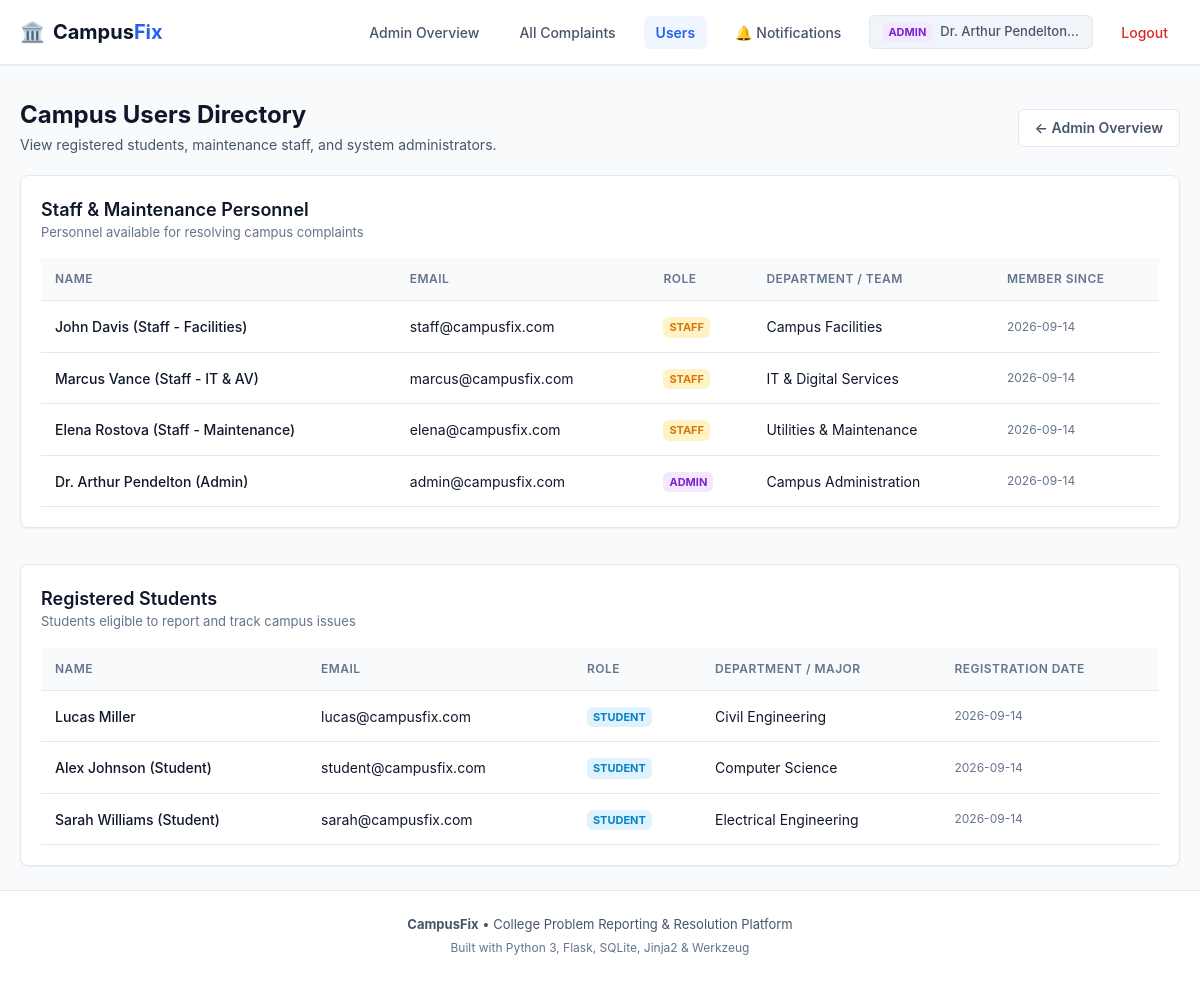
The page /admin/users (signed in) on the database its author committed.
### tables this page shows
CREATE TABLE users (
        id INTEGER PRIMARY KEY AUTOINCREMENT,
        name TEXT NOT NULL,
        email TEXT UNIQUE NOT NULL,
        password TEXT NOT NULL,
        role TEXT NOT NULL CHECK(role IN ('student', 'staff', 'admin')),
        department TEXT,
        created_at TIMESTAMP DEFAULT CURRENT_TIMESTAMP
    );

### app.py (the view)
@app.route("/admin/users")
@login_required
@admin_required
def admin_users():
    users = database.get_all_users()
    return render_template("admin_users.html", users=users)

### app.py (called while the page is built)
def login_required(f):
    @wraps(f)
    def decorated_function(*args, **kwargs):
        if "user_id" not in session:
            flash("Please log in to access this page.", "warning")
            return redirect(url_for("login"))
        return f(*args, **kwargs)
    return decorated_function

def role_required(allowed_roles):
    def decorator(f):
        @wraps(f)
        def decorated_function(*args, **kwargs):
            if "user_id" not in session:
                flash("Please log in to access this page.", "warning")
                return redirect(url_for("login"))
            user_role = session.get("user_role")
            if user_role not in allowed_roles:
                abort(403)
            return f(*args, **kwargs)
        return decorated_function
    return decorator

@app.context_processor
def inject_global_data():
    unread_count = 0
    if "user_id" in session:
        unread_count = database.get_unread_notification_count(session["user_id"])
    return {
        "current_user_name": session.get("user_name"),
        "current_user_email": session.get("user_email"),
        "current_user_role": session.get("user_role"),
        "unread_notifications_count": unread_count,
        "categories_dict": CATEGORIES,
        "priority_levels": PRIORITY_LEVELS
    }

### database.py (called while the page is built)
def get_db_connection():
    conn = sqlite3.connect(DB_NAME)
    conn.row_factory = sqlite3.Row
    conn.execute("PRAGMA foreign_keys = ON")
    return conn

def get_all_users():
    conn = get_db_connection()
    cursor = conn.cursor()
    cursor.execute("SELECT id, name, email, role, department, created_at FROM users ORDER BY created_at DESC")
    users = cursor.fetchall()
    conn.close()
    return users

def get_unread_notification_count(user_id):
    conn = get_db_connection()
    cursor = conn.cursor()
    cursor.execute("SELECT COUNT(*) FROM notifications WHERE user_id = ? AND is_read = 0", (user_id,))
    count = cursor.fetchone()[0]
    conn.close()
    return count

### templates/admin_users.html (shortened to what this page needs)
{% extends "base.html" %}
{% block content %}
<div class="page-wrapper" id="admin-users-page">
  <div class="page-header-flex">
    <div>
      <h1 class="page-title">Campus Users Directory</h1>
      <p class="page-subtitle">View registered students, maintenance staff, and system administrators.</p>
    </div>
    <a href="{{ url_for('admin_dashboard') }}" class="btn btn-outline">
      &larr; Admin Overview
    </a>
  </div>
  <div class="content-card mb-4">
    <div class="card-header-flex">
      <div>
        <h2 class="card-title">Staff & Maintenance Personnel</h2>
        <p class="card-subtitle">Personnel available for resolving campus complaints</p>
      </div>
    </div>
    <div class="table-responsive">
      <table class="data-table">
        <thead>
          <tr>
            <th>Name</th>
            <th>Email</th>
            <th>Role</th>
            <th>Department / Team</th>
            <th>Member Since</th>
          </tr>
        </thead>
        <tbody>
          {% for u in users if u.role in ['staff', 'admin'] %}
            <tr>
              <td class="font-medium">{{ u.name }}</td>
              <td>{{ u.email }}</td>
              <td>
                <span class="role-tag role-{{ u.role }}">{{ u.role|capitalize }}</span>
              </td>
              <td>{{ u.department or 'General' }}</td>
              <td class="table-date">{{ u.created_at[:10] }}</td>
            </tr>
          {% endfor %}
        </tbody>
      </table>
    </div>
  </div>
  <div class="content-card">
    <div class="card-header-flex">
      <div>
        <h2 class="card-title">Registered Students</h2>
        <p class="card-subtitle">Students eligible to report and track campus issues</p>
      </div>
    </div>
    <div class="table-responsive">
      <table class="data-table">
        <thead>
          <tr>
            <th>Name</th>
            <th>Email</th>
            <th>Role</th>
            <th>Department / Major</th>
            <th>Registration Date</th>
          </tr>
        </thead>
        <tbody>
          {% for u in users if u.role == 'student' %}
            <tr>
              <td class="font-medium">{{ u.name }}</td>
              <td>{{ u.email }}</td>
              <td>
                <span class="role-tag role-student">Student</span>
              </td>
              <td>{{ u.department or 'Undergraduate' }}</td>
              <td class="table-date">{{ u.created_at[:10] }}</td>
            </tr>
          {% endfor %}
        </tbody>
      </table>
    </div>
  </div>
</div>
{% endblock %}

### templates/base.html (shortened to what this page needs)
<!DOCTYPE html>
<html lang="en">
<head>
  <link rel="stylesheet" href="{{ url_for('static', filename='style.css') }}">
</head>
<body>
  <header class="navbar" id="main-navbar">
    <div class="nav-container">
      <a href="{{ url_for('index') }}" class="brand-logo" id="nav-brand">
        <span class="brand-icon">🏛️</span>
        <span class="brand-name">Campus<span class="brand-accent">Fix</span></span>
      </a>
      <nav class="nav-links" id="nav-links-menu">
        {% if session.get('user_id') %}
          {% if session.get('user_role') == 'student' %}
            <a href="{{ url_for('dashboard') }}" class="nav-item {% if request.endpoint == 'dashboard' %}active{% endif %}" id="nav-student-dashboard">Dashboard</a>
            <a href="{{ url_for('complaints') }}" class="nav-item {% if request.endpoint == 'complaints' %}active{% endif %}" id="nav-my-complaints">My Complaints</a>
            <a href="{{ url_for('report') }}" class="nav-item nav-btn-action {% if request.endpoint == 'report' %}active{% endif %}" id="nav-report-problem">+ Report Problem</a>
          {% elif session.get('user_role') == 'staff' %}
            <a href="{{ url_for('staff_dashboard') }}" class="nav-item {% if request.endpoint == 'staff_dashboard' %}active{% endif %}" id="nav-staff-dashboard">Staff Dashboard</a>
          {% elif session.get('user_role') == 'admin' %}
            <a href="{{ url_for('admin_dashboard') }}" class="nav-item {% if request.endpoint == 'admin_dashboard' %}active{% endif %}" id="nav-admin-dashboard">Admin Overview</a>
            <a href="{{ url_for('admin_complaints') }}" class="nav-item {% if request.endpoint == 'admin_complaints' %}active{% endif %}" id="nav-admin-complaints">All Complaints</a>
            <a href="{{ url_for('admin_users') }}" class="nav-item {% if request.endpoint == 'admin_users' %}active{% endif %}" id="nav-admin-users">Users</a>
          {% endif %}
          <a href="{{ url_for('notifications') }}" class="nav-item nav-notification-link {% if request.endpoint == 'notifications' %}active{% endif %}" id="nav-notifications">
            🔔 Notifications
          </a>
          <a href="{{ url_for('profile') }}" class="nav-item user-pill {% if request.endpoint == 'profile' %}active{% endif %}" id="nav-profile">
            <span class="role-tag role-{{ session.get('user_role') }}">{{ session.get('user_role')|capitalize }}</span>
            <span class="user-pill-name">{{ session.get('user_name') }}</span>
          </a>
          <a href="{{ url_for('logout') }}" class="nav-item nav-logout" id="nav-logout">Logout</a>
        {% endif %}
      </nav>
    </div>
  </header>
  <main class="main-wrapper" id="main-content">
    {% block content %}{% endblock %}
  </main>
  <footer class="footer" id="main-footer">
    <div class="footer-content">
      <p><strong>CampusFix</strong> &bull; College Problem Reporting & Resolution Platform</p>
      <p class="footer-tech">Built with Python 3, Flask, SQLite, Jinja2 & Werkzeug</p>
    </div>
  </footer>
</body>
</html>

### rows shown on the page
users: get "ADMIN", name "Dr. Arthur Pendelton (Admin)", email "admin@campusfix.com", role "ADMIN", department "Campus Administration", created_at "2026-09-14"
users: name "John Davis (Staff - Facilities)", email "staff@campusfix.com", role "STAFF", department "Campus Facilities", created_at "2026-09-14"
users: name "Marcus Vance (Staff - IT & AV)", email "marcus@campusfix.com", role "STAFF", department "IT & Digital Services", created_at "2026-09-14"
users: name "Elena Rostova (Staff - Maintenance)", email "elena@campusfix.com", role "STAFF", department "Utilities & Maintenance", created_at "2026-09-14"
users: name "Lucas Miller", email "lucas@campusfix.com", department "Civil Engineering", created_at "2026-09-14"
users: name "Alex Johnson (Student)", email "student@campusfix.com", department "Computer Science", created_at "2026-09-14"
users: name "Sarah Williams (Student)", email "sarah@campusfix.com", department "Electrical Engineering", created_at "2026-09-14"

### other values the page prints
{{ session.get('user_name') }} "Dr. Arthur Pendelton…"
